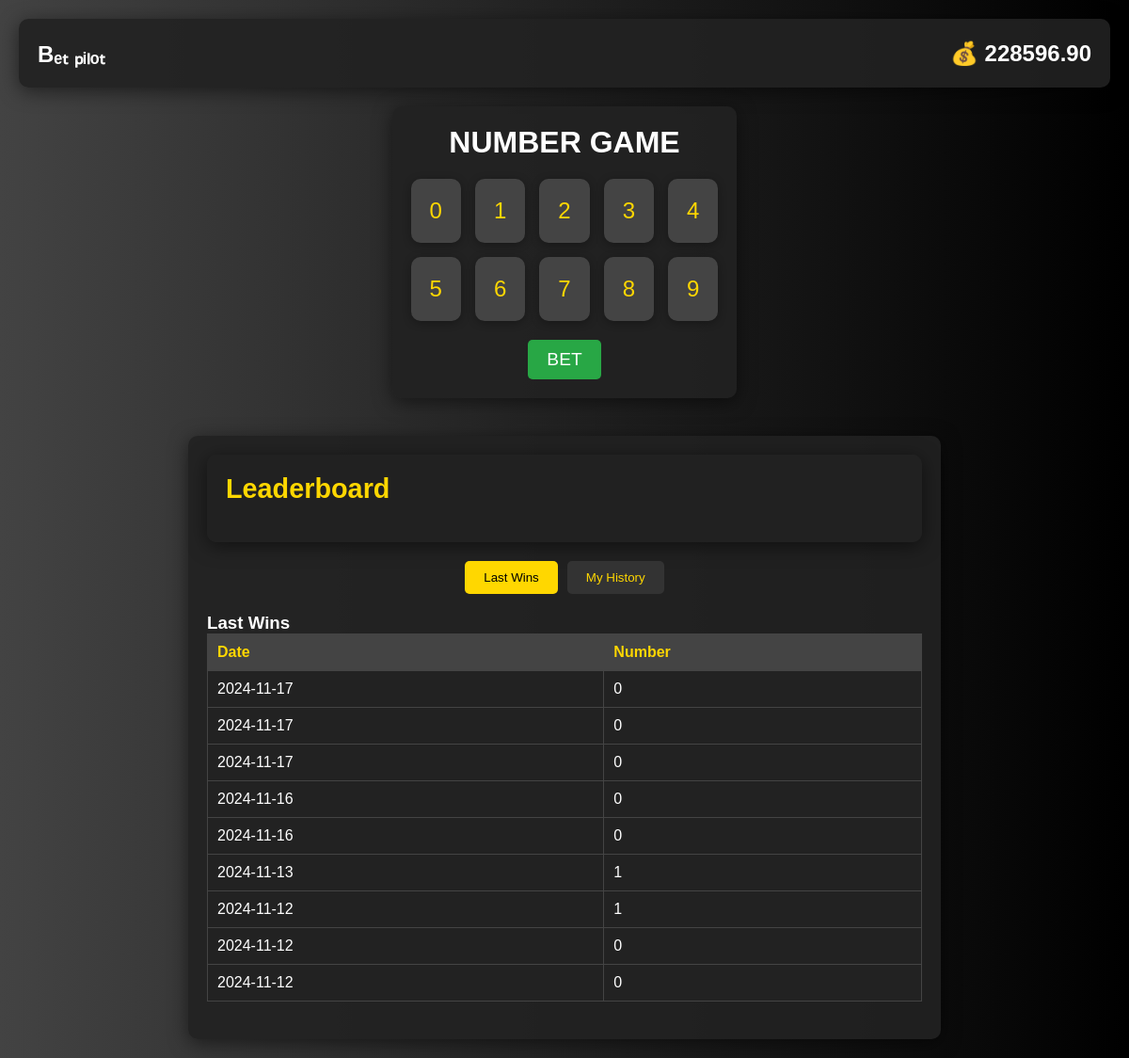
Screenshot of /numberguessfifty/ (signed in) with the database file from the repository.
### core/models.py (models this page shows, shortened)
class UserAmount(models.Model):
    user = models.OneToOneField(User, on_delete=models.CASCADE)
    balance = models.DecimalField(max_digits=10, decimal_places=2)

class NumberGameFiftyLastWin(models.Model):
    number = models.IntegerField()
    time = models.CharField(max_length=200)
    created_at = models.DateTimeField(auto_now_add=True)

### core/views.py (the view, shortened to what this page needs)
# urls.py: path('numberguessfifty/',numberguessfifty,name="numberguessfifty"),
@csrf_exempt
@login_required(login_url='userlogin')
def numberguessfifty(request):
    update_number_game_result_data_fifty()
    remaining_balance= get_user_balance(request)
    lst=[]
    number_last_win_lst= []
    if NumberGameFifty.objects.filter(user=request.user).exists():
        obj= NumberGameFifty.objects.filter(user=request.user)
        for i in obj:
            lst.append((i.created_at,i.number))
    if NumberGameFiftyLastWin.objects.all().exists():
        for obj in NumberGameFiftyLastWin.objects.all():
            number_last_win_lst.append((obj.time,obj.number))
    number_last_win_lst.reverse()
    return render(request, 'core/numberguessfifty.html',{"remaining_balance":remaining_balance,"lst_balance":lst,"number_last_win_lst":number_last_win_lst})

### core/views.py (called while the page is built, shortened)
def get_user_balance(request):
    if UserAmount.objects.filter(user=request.user).exists():
        user_amount_obj=UserAmount.objects.get(user=request.user)
        return user_amount_obj.balance
    return 0

def update_number_game_result_data_fifty():
    if NumberGameFiftyDeclarations.objects.all().exists():
        obj = NumberGameFiftyDeclarations.objects.all().first()

### core/templates/core/numberguessfifty.html (shortened to what this page needs)
{% load static %}
<html lang="en">
<head>
    <link rel="stylesheet" href="{% static 'core/css/numberguessfifty.css'%}">
</head>
<body>
    <header>
        <div class="logo">Bₑₜ ₚᵢₗₒₜ</div>
        <h2 id ="total_amount_id">💰 {{remaining_balance}}</h2>
    </header>
    <main>
        <h1>NUMBER GAME</h1>
        <div class="number-grid">
        </div>
        <button class="play-button" id="play-button">BET</button>
    </main>
    <section class="leaderboard">
        <div class="container">
            <header>
                <h2>Leaderboard</h2>
            </header>
            <div class="tabs">
                <button id="allWinnersTab" class="tab active">Last Wins</button>
                <button id="myHistoryTab" class="tab">My History</button>
            </div>
            <div id="allWinners" class="tab-content active">
                <h3>Last Wins</h3>
                <table id="allWinnersTable">
                    <thead>
                        <tr>
                            <th>Date</th>
                            <th>Number</th>
                        </tr>
                    </thead>
                    <tbody>
                        {%for num_win in number_last_win_lst%}
                        <tr>
                        <td>{{num_win.0}}</td><td>{{num_win.1}}</td>
                        </tr>
                        {%endfor%}
                    </tbody>
                </table>
            </div>
        </div>
    </section>
</body>
</html>

### core/static/core/css/numberguessfifty.css (style rules this page uses)
* { margin: 0; padding: 0; box-sizing: border-box; }
body { font-family: 'Arial', sans-serif; background: linear-gradient(270deg, #000000, #434343); color: #fff; display: flex; flex-direction: column; align-items: center; min-height: 100vh; padding: 20px; animation: fadeIn 1s; -webkit-user-select: none; -moz-user-select: none; -ms-user-select: none; user-select: none; }
header { display: flex; justify-content: space-between; align-items: center; width: 100%; background-color: rgba(34, 34, 34, 0.9); padding: 20px; border-radius: 10px; margin-bottom: 20px; box-shadow: 0 4px 20px rgba(0, 0, 0, 0.5); animation: slideDown 0.5s; }
.logo { font-size: 1.5rem; font-weight: bold; }
main { text-align: center; background-color: rgba(34, 34, 34, 0.9); padding: 20px; border-radius: 10px; box-shadow: 0 4px 20px rgba(0, 0, 0, 0.5); animation: popIn 0.5s; }
h1 { font-size: 2rem; margin-bottom: 20px; animation: bounceIn 0.5s; }
.number-grid { display: grid; grid-template-columns: repeat(5, 1fr); gap: 15px; margin: 20px 0; }
.play-button { background-color: #28a745; color: white; border: none; border-radius: 5px; padding: 10px 20px; font-size: 1.2rem; cursor: pointer; transition: background-color 0.3s, transform 0.2s; }
.leaderboard { margin-top: 40px; background-color: rgba(34, 34, 34, 0.9); padding: 20px; border-radius: 10px; box-shadow: 0 4px 20px rgba(0, 0, 0, 0.5); width: 100%; max-width: 800px; animation: popIn 0.5s; }
.leaderboard header h2 { font-size: 1.8rem; color: #FFD700; margin-bottom: 20px; }
.tabs { display: flex; justify-content: center; margin-bottom: 20px; }
.tab { background-color: #333; color: #FFD700; border: none; padding: 10px 20px; margin: 0 5px; border-radius: 5px; cursor: pointer; transition: background-color 0.3s, color 0.3s; }
.tab.active { background-color: #FFD700; color: #000; }
.tab-content { display: none; animation: fadeIn 0.5s; }
.tab-content.active { display: block; }
table { width: 100%; border-collapse: collapse; margin-bottom: 20px; }
table th, table td { padding: 10px; text-align: left; border: 1px solid #444; }
table th { background-color: #444; color: #FFD700; }
table td { background-color: #222; }

### rows the page displays
UserAmount: balance "228596.90"
NumberGameFiftyLastWin: time "2024-11-17"
NumberGameFiftyLastWin: time "2024-11-17"
NumberGameFiftyLastWin: time "2024-11-17"
NumberGameFiftyLastWin: time "2024-11-16"
NumberGameFiftyLastWin: time "2024-11-16"
NumberGameFiftyLastWin: time "2024-11-13"
NumberGameFiftyLastWin: time "2024-11-12"
NumberGameFiftyLastWin: time "2024-11-12"
NumberGameFiftyLastWin: time "2024-11-12"

### other values shown
{{ num_win.1 }} "0" "0" "0" "0" "0" "1" "1" "0" "0"
